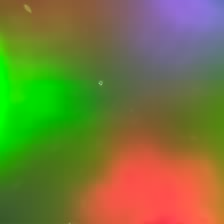
#> input picture aligntac_newobj/bg_median.png, 224 x 224 px
$ python -i calibrate_new_real_poses.py   (imports and definitions only)
#> lines starting #> are read from the running program, lines starting #| are printed output that depends on the picture; after the words box and inside, x2 and y2 are one past the last pixel; in counts of white or black regions, pixels touching at a corner belong together
"""Per-run pose/contact calibration for new_real_test (objects were re-placed on 2026-09-22, so the
first-session OBJ_MAP offsets no longer hold).

For each object/run: sample contact frames, extract the image contact mask (rgb_grad_mask from
filter_real_data.py), and grid-search corrections (dtheta, dx, dy, dz) applied on top of OBJ_MAP
that maximise the mean IoU between the mask and the mesh-projected GT depth > 0
(gt_depth_mm from build_real_filtered_new.py). Coarse-to-fine; dz shifts contact_z (press depth).

Writes new_real_test/validation/pose_calibration_new.json:
  {"<real_name>/<run>": {"dtheta_deg", "dx_mm", "dy_mm", "dz_mm", "iou_before", "iou_after", "n"}}
build_real_filtered_new.py --calib <json> applies it.

usage: python scripts/calibrate_new_real_poses.py [--runs pattern_33/1 ...] [--workers 8]
"""
import argparse
import json
import math
import os
import os.path as osp
import sys
from concurrent.futures import ProcessPoolExecutor

import numpy as np
from PIL import Image

sys.path.insert(0, osp.dirname(osp.abspath(__file__)))
sys.path.insert(0, "/media/hdd/ihsuan/gs_blender")
from build_real_filtered_new import OBJ_MAP, T, get_zmap, gt_depth_mm, robot_to_gt  # noqa: E402
from filter_real_data import rgb_grad_mask  # noqa: E402

OUT_JSON = f"{T}/validation/pose_calibration_new.json"
BG_SEL = f"{T}/validation/bg_selection.json"
MASK_MODE = "blackhat"    # "grad" (edges), "bgdiff" (|image - bg|), "blackhat" (dark ridge lines)


def blackhat_mask(im, ksize=31, thr=None, min_area=60):
    """Contact ridges are dark thin structures on a smoothly varying illumination field.
    Morphological black-hat (closing - image) on the brightness channel isolates them
    independently of global illumination; threshold at max(20, 45% of the 99th percentile)."""
#> called with ksize = 31, min_area = 60
    import cv2
    g = cv2.cvtColor(im, cv2.COLOR_RGB2GRAY).astype(np.float32)
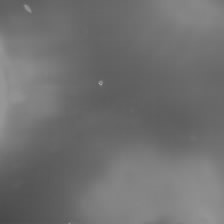
#> g: shape (224, 224) float32; min 73, max 176, mean 112
    g = cv2.GaussianBlur(g, (3, 3), 0)
    k = cv2.getStructuringElement(cv2.MORPH_ELLIPSE, (ksize, ksize))
    bh = cv2.morphologyEx(g, cv2.MORPH_BLACKHAT, k)
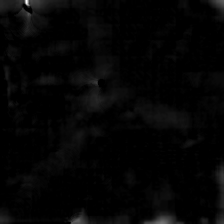
#> bh: shape (224, 224) float32; min 0, max 40.44, mean 0.8; drawn with min black and max white
    t = thr if thr is not None else max(20.0, 0.45 * np.percentile(bh, 99))
#> t = 20
    m = (bh > t).astype(np.uint8)
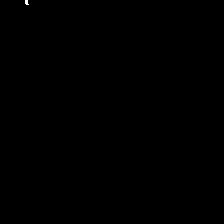
#> m: shape (224, 224); values 0 (black) and 1 (white), 0.03% white; 1 white region (1 under 20 px)
    k2 = cv2.getStructuringElement(cv2.MORPH_ELLIPSE, (5, 5))
    m = cv2.morphologyEx(m, cv2.MORPH_CLOSE, k2)
    n, lab, stats, _ = cv2.connectedComponentsWithStats(m)
#> n = 2; stats = [[0, 0, 224, 224, 50161], [25, 0, 4, 5, 15]]
    for i in range(1, n):
        if stats[i, cv2.CC_STAT_AREA] < min_area:
            m[lab == i] = 0
#> m: shape (224, 224); 0.03% of pixels changed, all inside (x1, y1, x2, y2) = (25, 0, 29, 5)
    return m > 0


# [16 lines left out: function bgdiff_mask, not called in this run]


def iou(mask, depth):
    m = mask > 0; d = depth > 0
    return np.logical_and(m, d).sum() / (np.logical_or(m, d).sum() + 1e-6)


# [113 lines left out: functions frames_of, calibrate_run, main, not called in this run]


# [2 lines not run here, left out]


# ---------------------------------------------------------------------------------------------
# v2: per-object joint (theta, x, y) + per-run dz from contact onset
# ---------------------------------------------------------------------------------------------
# [95 lines left out: functions dz_from_onset, calibrate_object, main_v2, not called in this run]


# [3 lines not run here, left out]

>>> import cv2
>>> picture = cv2.cvtColor(cv2.imread('../aligntac_newobj/bg_median.png'), cv2.COLOR_BGR2RGB)
>>> result = blackhat_mask(picture)
